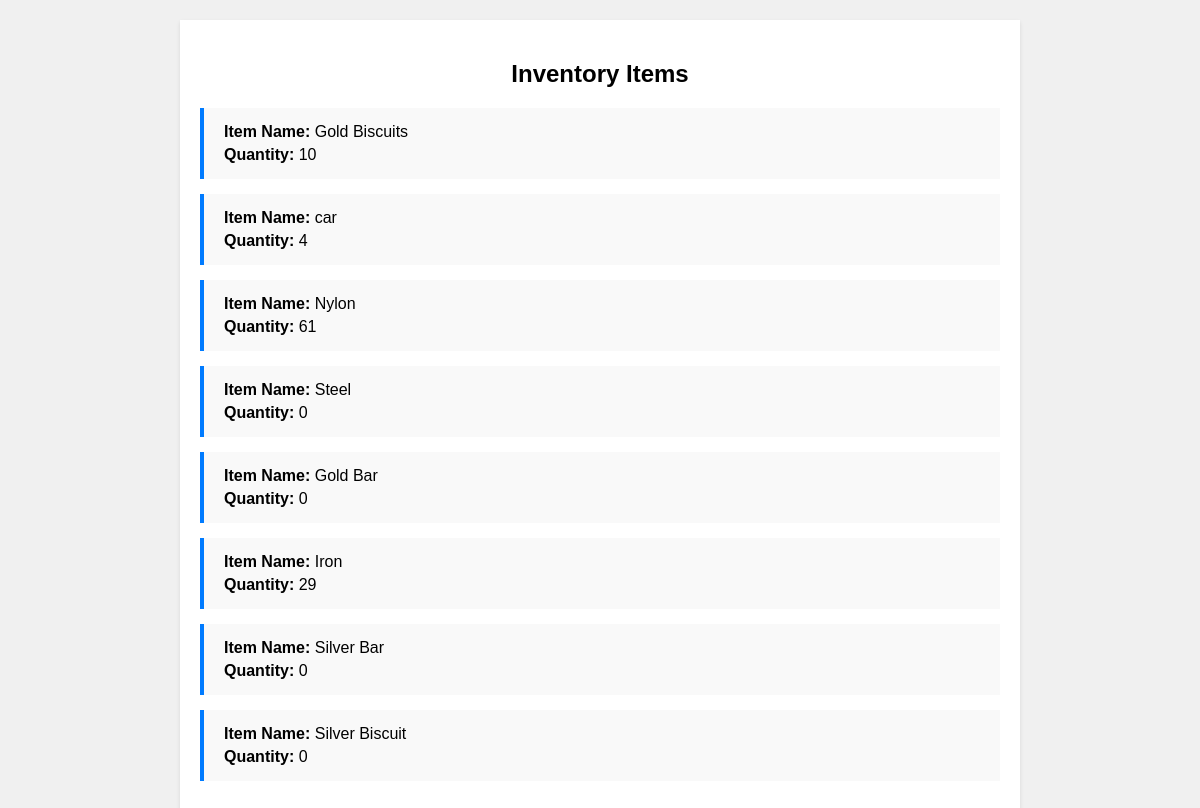
Page /accountant/display-inventory/ on the committed database.
### Inventory/models.py (models this page shows, shortened)
class Inventory(models.Model):
    Item_name=models.CharField(max_length=55)
    Item_qty=models.IntegerField()

### Accountant/views.py (the view)
# urls.py: path('display-inventory/', views.display_inventory, name='display_inventory'),
def display_inventory(request):
    inventory_items = Inventory.objects.all()
    return render(request, "display_inventory.html", {'inventory_items': inventory_items})

### Accountant/templates/display_inventory.html (shortened to what this page needs)
<!DOCTYPE html>
<html lang="en">
<head>
</head>
<body>
    <div class="container">
        <h2>Inventory Items</h2>
        {% if inventory_items %}
            {% for item in inventory_items %}
                <div class="inventory-item">
                    <div class="inventory-info">
                        <p><strong>Item Name:</strong> {{ item.Item_name }}</p>
                        <p><strong>Quantity:</strong> {{ item.Item_qty }}</p>
                    </div>
                </div>
            {% endfor %}
        {% else %}
            <p>No inventory items available.</p>
        {% endif %}
    </div>
</body>
</html>

### Accountant/templates/display_inventory.html (style rules this page uses)
body { font-family: Arial, sans-serif; background-color: #f0f0f0; margin: 20px; }
.container { max-width: 800px; margin: 0 auto; padding: 20px; background-color: #fff; box-shadow: 0 2px 4px rgba(0,0,0,0.1); }
h2 { text-align: center; margin-bottom: 20px; }
.inventory-item { margin-bottom: 15px; padding: 10px; background-color: #f9f9f9; border-left: 4px solid #007bff; }
.inventory-info { margin-left: 10px; }
.inventory-info p { margin: 5px 0; }

### rows in the picture
Inventory: Item_name "Gold Biscuits", Item_qty "10"
Inventory: Item_name "car", Item_qty "4"
Inventory: Item_name "Nylon", Item_qty "61"
Inventory: Item_name "Steel", Item_qty "0"
Inventory: Item_name "Gold Bar", Item_qty "0"
Inventory: Item_name "Iron", Item_qty "29"
Inventory: Item_name "Silver Bar", Item_qty "0"
Inventory: Item_name "Silver Biscuit", Item_qty "0"
